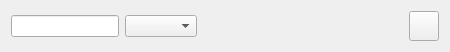
<?xml version="1.0" encoding="UTF-8"?>
<ui version="4.0">
 <class>Form</class>
 <widget class="QWidget" name="Form">
  <property name="geometry">
   <rect>
    <x>0</x>
    <y>0</y>
    <width>450</width>
    <height>45</height>
   </rect>
  </property>
  <property name="sizePolicy">
   <sizepolicy hsizetype="Preferred" vsizetype="Fixed">
    <horstretch>0</horstretch>
    <verstretch>0</verstretch>
   </sizepolicy>
  </property>
  <property name="windowTitle">
   <string>Form</string>
  </property>
  <layout class="QGridLayout" name="gridLayout">
   <item row="0" column="0">
    <widget class="QLineEdit" name="dsLineEdit">
     <property name="sizePolicy">
      <sizepolicy hsizetype="Preferred" vsizetype="Fixed">
       <horstretch>0</horstretch>
       <verstretch>0</verstretch>
      </sizepolicy>
     </property>
    </widget>
   </item>
   <item row="0" column="1">
    <widget class="QComboBox" name="edgvComboBox">
     <property name="sizePolicy">
      <sizepolicy hsizetype="MinimumExpanding" vsizetype="Fixed">
       <horstretch>0</horstretch>
       <verstretch>0</verstretch>
      </sizepolicy>
     </property>
    </widget>
   </item>
   <item row="0" column="2">
    <widget class="QgsProjectionSelectionWidget" name="mQgsProjectionSelectionWidget">
     <property name="sizePolicy">
      <sizepolicy hsizetype="MinimumExpanding" vsizetype="Fixed">
       <horstretch>30</horstretch>
       <verstretch>30</verstretch>
      </sizepolicy>
     </property>
    </widget>
   </item>
   <item row="0" column="3">
    <widget class="QPushButton" name="serverPushButton">
     <property name="sizePolicy">
      <sizepolicy hsizetype="Fixed" vsizetype="Fixed">
       <horstretch>0</horstretch>
       <verstretch>0</verstretch>
      </sizepolicy>
     </property>
     <property name="minimumSize">
      <size>
       <width>30</width>
       <height>30</height>
      </size>
     </property>
     <property name="maximumSize">
      <size>
       <width>30</width>
       <height>30</height>
      </size>
     </property>
     <property name="toolTip">
      <string>Edit server connections</string>
     </property>
     <property name="text">
      <string/>
     </property>
     <property name="icon">
      <iconset resource="../../../../resources.qrc">
       <normaloff>:/plugins/DsgTools/icons/server.png</normaloff>:/plugins/DsgTools/icons/server.png</iconset>
     </property>
    </widget>
   </item>
  </layout>
 </widget>
 <customwidgets>
  <customwidget>
   <class>QgsProjectionSelectionWidget</class>
   <extends>QWidget</extends>
   <header>qgsprojectionselectionwidget.h</header>
  </customwidget>
 </customwidgets>
 <resources>
  <include location="../../../../resources.qrc"/>
 </resources>
 <connections/>
</ui>
